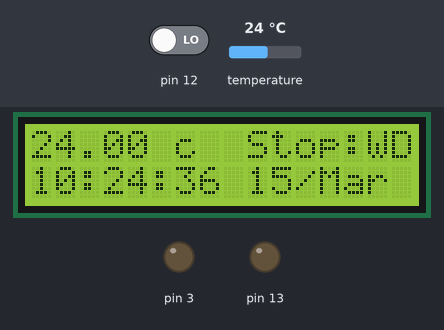
A sketch run on a simulated Arduino Uno, built with avr-gcc and run on an emulated ATmega328P. Parts: 16×2 character LCD, output pins drawn as LEDs (lit = HIGH). Inputs (shaded band) come from the test bench; at power-on: pin 12 LOW, temperature 24 °C. The local clock reads 2024-03-15 10:24:30 at power-on unless the sketch sets it; EEPROM starts erased.

Above: at 6.2 s.
6.3 s: pin 12 driven HIGH
At 7.6 s:
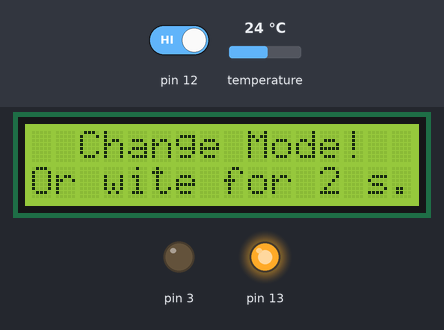
9.9 s: pin 12 driven LOW
At 11.1 s:
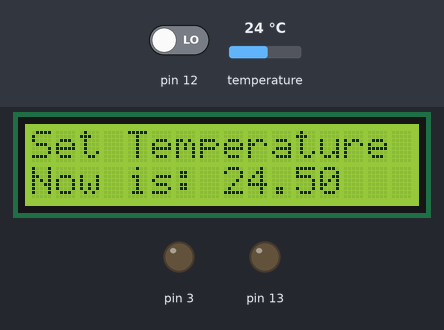
11.4 s: pin 12 driven HIGH
At 14.0 s:
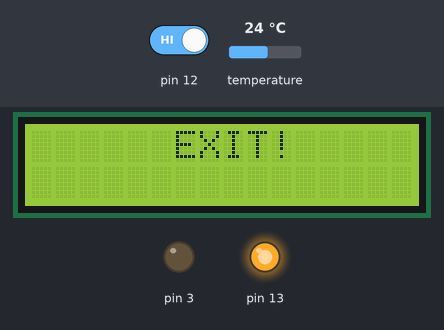
14.9 s: pin 12 driven LOW
At 15.9 s:
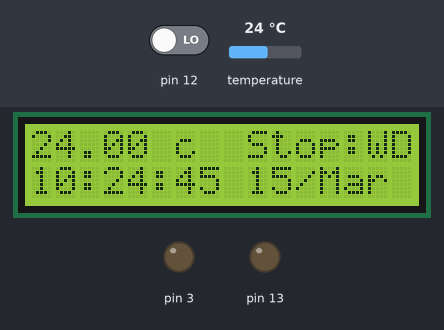
16.6 s: temperature set to 10.4 °C
At 18.9 s:
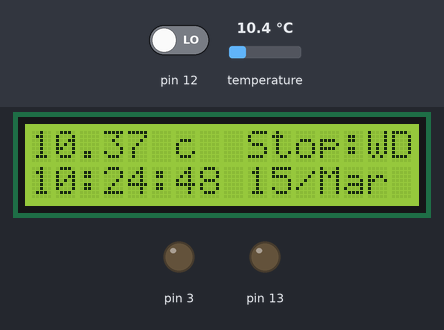
19.8 s: temperature set to 9.2 °C
At 23.0 s:
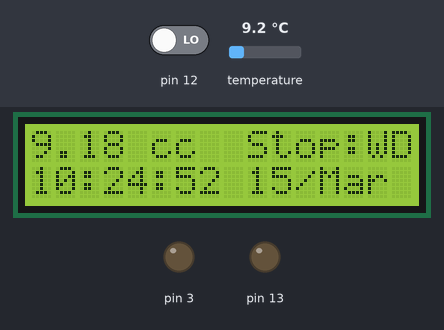
Timing chart, 0 to 24.5 s (numbered marks = the images above; inputs shaded):
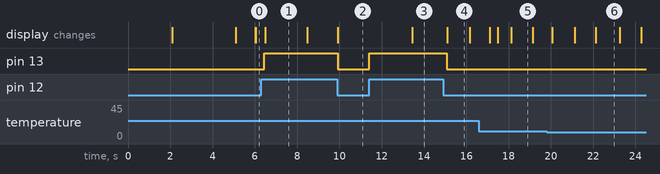

Measured:
- the behaviour switches between 10 and 9.9 °C on temperature (found by bisection; images 5 and 6)
- after the input at 6.3 s, pin 13: LOW → HIGH after 0.13 s; the display: changes after 0.19 s (image 1)
- after the input at 9.9 s, pin 13: HIGH → LOW at once; the display: changes at once (image 2)
- after the input at 11.4 s, pin 13: LOW → HIGH at once; the display: changes after 2.1 s (image 3)
- after the input at 14.9 s, pin 13: HIGH → LOW after 0.19 s; the display: first changes after 0.19 s (image 4 shows a later state)
- after the input at 19.8 s, the display: first changes after 0.26 s (image 6 shows a later state)
- what the display in image 1 shows lasts 2.0 s, from 6.5 s to 8.5 s

The sketch:

PID2.ino
```cpp
/***********************************************************

All works! Добавлен попеременный показ через 5 секунд смены
мощности выхода необходимой температурой.

***********************************************************/


#include <OneWire.h>
#include <PID_v1.h>								// http://playground.arduino.cc/Code/PIDLibrary
#include <LiquidCrystal.h>
#include <EEPROM.h>
#include <Wire.h>
#include <DS1307.h>								// http://goo.gl/Qn0sDw
DS1307 rtc(4, 5);								// RTC на 4 (SDA) и 5 (SCL) ЦИФРОВОЙ!!! ноге;
Time  t;										// Переменная для чтения в нее времени;
byte dayOfWeek, dayOfWeekLast;					// Переменные для запоминания дня недели;
// Инициализируем объект-экран, передаём использованные
// для подключения контакты в порядке:
LiquidCrystal lcd(6, 7, 8, 9, 10, 11);			// RS, E, DB5, DB6, DB7, DB8;

// Установка переменных PID;
double Setpoint, Input, Output;
double aggKp=4, aggKi=0.2, aggKd=1;				// Определяем агрессивные и консервативные параметры PID;
double consKp=1, consKi=0.05, consKd=0.25;
// Определяем указатели и другие параметры PID;
PID myPID(&Input, &Output, &Setpoint, consKp, consKi, consKd, DIRECT);
double gap;										// Переключатель параметров PID;

OneWire  ds(2);									// DS18S20 на ноге 2 и все для него;
byte addr[1][8];
double tempToPID;
int HighByte, LowByte, TReading, Tc_100, Whole, Fract;
char buf[20];
int timeWhenAskTemperature;
bool askTemperature = 0;

int timeWhenBottonPressed;						// Переменные для работы со временем;
int millisNow, timeNow;
byte timePowerFlagStart=0;
byte secNow;
byte printSwitch = 0;

/*************   Режим работы устройства **********************/
byte modeOfOperation = 0;	 					// 0 - автоматический режим, 1 - вкл, 2 - выключен;
byte outPercente;								// Переменная для вывода мощности на вентиляторах;
int eepromAddr = 0;								// Переменная для записи режима и температуры в EEPROM;

enum switchVariants {							// Определения для переключателя в главном цикле;
	READ_TEMPERATURE,
	READ_TIME,
	CHECK_BOTTON,
	THROW_FLAG,
	CHECK_DAY,
	PID_SWITCH_OFF,
	PID_WORK,
};
switchVariants switchPointer = READ_TEMPERATURE;	// С чего начнем цикл;

enum bottonVariants {							// Определения для работы с кнопкой;
	BOTTON_SHORT,
	BOTTON_LONG,
	BOTTON_NOT,
};
bottonVariants botton = BOTTON_NOT;

void setup()
{
	DDRD|= (1<<DDD3);					// Инициализация ножки D3, где сидит вывод ШИМ: Bit3=Out

	// Инициализация таймера 2
	// Источник счета: системная шина
	// Частота: 16000,000 kHz
	// Режим: ШИМ с коррекцией фазы, счет до 255
	// Выход D3: Неинвертированный ШИМ
	// Период таймера: 0,031875 ms
	// Начальный выход(s):
	// Период D3 : 0,031875 ms Ширина импульса: 0 us


	ASSR=(0<<EXCLK) | (0<<AS2);
	TCCR2A=(0<<COM2A1) | (0<<COM2A0) | (1<<COM2B1) | (0<<COM2B0) | (0<<WGM21) | (1<<WGM20);
	TCCR2B=(0<<WGM22) | (0<<CS22) | (0<<CS21) | (1<<CS20);
	TCNT2=0x00;
	OCR2A=0x00;
	OCR2B=0x00;

	rtc.halt(false);							// Запуск часов;
	// Установка часов реального времени, если нужно:
	//rtc.setDOW(WEDNESDAY);					// Установка дня недели,
	//rtc.setTime(12, 0, 0);					// Установка времени 12:00:00 (24hr формат),
	//rtc.setDate(3, 10, 2010);					// Установка даты 3 Октябрь, 2010 г.

	lcd.begin(16, 2);							// Проверим ЖК;
	lcd.print("PID Regulator v4");
	lcd.setCursor(0, 1);
	lcd.print(" by Jiraffe :-)");

	delay(2000);
	lcd.clear();								// Протрем стекло ЖК индикатору;

	ds.search(addr[0]);							// Найдем и запомним адрес DS18B20;

	myPID.SetMode(AUTOMATIC);					// Включим PID и установим режим;

	pinMode(12, INPUT);							// Нога 12 - здесь висит кнопка;
	pinMode(13, OUTPUT);						// Чтобы видеть нажатие кнопки будем зажигать диод на плате;

	modeOfOperation = EEPROM.read(eepromAddr);	// Прочитаем из памяти режим работы;
	if (modeOfOperation >2) {					// Если там чушь (первый запуск) - уйдем в автоматический;
		modeOfOperation = 0;
	}
	Setpoint = (EEPROM.read(eepromAddr+1))+100;	// Прочитаем из памяти необходимую температуру;
	// поскольку там БАЙТ (знач. менее 255) - добавим сотню.
	if (Setpoint>295 || Setpoint < 220) {		// Если там чушь, установим 24,5 градуса.
		Setpoint = 245;
	}

	lcd.setCursor(0, 0);						// Опишем обстановку на ЖК;
	lcd.print("Mode: ");

	switch (modeOfOperation) {
		case 0:
		lcd.print("  Auto");
		break;
		case 1:
		lcd.print("Switch On!");
		break;
		case 2:
		lcd.print("Switch Off");
		break;
	}

	lcd.setCursor(0, 1);
	lcd.print("Set Temp: ");
	lcd.print(Setpoint/10);
	lcd.print("\x99");

	delay(3000);
	lcd.clear();
}

void loop()
{
	switch (switchPointer)							// Все делаем в одном операторе и одной функции;
	{

		/******************************  Измерить температуру  **********************************/
		case READ_TEMPERATURE:
		byte i;
		byte data[12];
		millisNow = millis();						// Узнаем текущее время;

		if ((millisNow - timeWhenAskTemperature) < 0) // Если таймер перешел через ноль, не даем зависнуть;
		{
			timeWhenAskTemperature = millisNow;
		}

		if (!askTemperature) {						// Если не запрашивали температуру с датчика - запросим;

			ds.reset();								// Ниже - стандартная процедура чтения датчика;
			ds.select(addr[0]);
			ds.write(0x44,1);						// Старт расчетов датчика;
			askTemperature = true;					// Подъем флага - температура запрошена!
			timeWhenAskTemperature = millisNow;		// Запомним время запроса температуры;
		}

		// Нужна задержка для расчета 850 миллисекунд, алгоритм ниже ее реализует;

		if (askTemperature & (millisNow-timeWhenAskTemperature) >850) {	// Если температура запрошена и прошло более 850 мс
			ds.reset();
			ds.select(addr[0]);
			ds.write(0xBE);							// Указание на будущее чтение;

			for ( i = 0; i < 9; i++) {				// Читаем 9 bytes;
				data[i] = ds.read();
			}

			LowByte = data[0];
			HighByte = data[1];
			TReading = (HighByte << 8) + LowByte;
			Tc_100 = (6 * TReading) + TReading / 4;	// Стандартная операция пересчета для DS18b20 (100 * 0.0625) или 6.25;
			tempToPID = (double) Tc_100/100;

			lcd.setCursor(0, 0);					// Печатаем на ЖК;
			lcd.print(tempToPID);
			lcd.print("\x99""c");

			Input = tempToPID*10;					// Пишем текущую (тепературу х 10) в переменную для передачи в PID;
			askTemperature = false;					// Сбросили флаг о запросе температуры;
		}

		switchPointer = READ_TIME;						// Шагаем дальше;

		break;

		/******************************  Считать время и напечатать его  ******************************/

		case READ_TIME:

		t = rtc.getTime();						// Читаем комплект информации о времени;
		dayOfWeek = (byte) t.dow;				// Пишем в переменную значение дня недели для передачи по этапу;
		secNow = (byte) t.sec;
		if (modeOfOperation < 2) {
			lcd.setCursor(0, 1);				// Печатаем время на ЖК;
			lcd.print(rtc.getTimeStr());
			lcd.print(" ");
			lcd.print(t.date, DEC);
			lcd.print("/");
			lcd.print(rtc.getMonthStr(FORMAT_SHORT));
			lcd.print(" ");						// Почистим 14(15) знакоместо;


		}
		else {
			lcd.setCursor(8, 0);				// Печатаем время на ЖК;
			lcd.print(rtc.getTimeStr());

			lcd.setCursor(0, 1);
			lcd.print("   ");
			lcd.print(rtc.getDateStr());
			lcd.print(" ""\x8D");				// Почистим 14(15) знакоместо;

		}

		switchPointer = CHECK_BOTTON;			// Идем дальше;

		break;


		/****************************  Проверить нажатие кнопки и режим СТОП ************************************/
		case CHECK_BOTTON:

		if (digitalRead(12) == 1) {				// Стандартная проверка с антидребезгом;
			digitalWrite(13,1);					// Зажжем диод на плате для наглядности;
			delay(50);							// Ждем для устранения дребезга;

			if (digitalRead(12) == 1) {			// Проверяем еще раз;
				timeWhenBottonPressed = millis();	// Запоминаем время нажатия кнопки;
				lcd.clear();						// Пишем, что занялись изменением режима;
				lcd.print("  Change Mode!");
				lcd.setCursor(0, 1);
				lcd.print("Or wite for 2 s.");
				while (digitalRead(12) == 1) {		// Ждем отпускания кнопки;
					timeNow = millis();				// И засекаем время;
					if (timeNow - timeWhenBottonPressed >2000) {	// Если две секунды не отпустили,
						lcd.setCursor(0, 0);
						lcd.clear();				// Чистим ЖК и обещаем изменить температуру;
						lcd.print("  Change Temp!");
						delay(200);
					}
				}
				digitalWrite(13,0);					// Гасим диод на плате;

				if (timeNow - timeWhenBottonPressed > 2000) {
					botton = BOTTON_LONG;			// Было долгое нажатие кнопки - больше 2 с.
				}
				else {
					botton = BOTTON_SHORT;			// Было короткое нажатие - менее 2 с.
				}
			}
		}

		switch (botton) {						// Здесь выбираем что менять;

			case BOTTON_LONG:					// При долгом нажатии,
			changeTemperature();			// Идем в подпрограмму смены температуры;
			EEPROM.write(eepromAddr+1, (byte) (Setpoint-100));	// По возвращению пишем температуру в память,
			// за минусом 100 - в память (байт) записывается число максимум 255
			botton = BOTTON_NOT;
			break;

			case BOTTON_SHORT:					// При коротком нажатии;

			modeOfOperation++;				// Следующий режим работы;
			if (modeOfOperation > 2) {		// Если выщли за границы дозволенного режима,
				modeOfOperation = 0;		// возвращаемся;
			}
			if (dayOfWeek>5 && modeOfOperation == 1) {	// Если суббота или воскресенье
				modeOfOperation=2;			// Пропускаем режим принудительного запуска;
			}
			EEPROM.write(eepromAddr, (byte) modeOfOperation);	// Пишем режим в память;
			lcd.clear();
			botton = BOTTON_NOT;
			break;

			case BOTTON_NOT:
			break;
		}


		if (modeOfOperation == 2) {
			switchPointer = READ_TEMPERATURE;			// Если установился/установлен режим СТОП - уходим в начало;
			OCR2B=0x00;									// Пишем ноль в регистр сравнения Таймера - останавливаем ШИМ
		}

		else switchPointer = THROW_FLAG;				// Нет режима СТОП - идем дальше;

		break;

		/***************************  Сбросить флаг принудительной работы ********************************/
		case THROW_FLAG:								// Если в средине недели система была принудительно запущена,
		// или в выходные это произошло случайно, она перейдет в автоматический режим
		// с началом субботы или понедельника;
		if ((dayOfWeek == 6 && dayOfWeekLast == 5) || (dayOfWeek == 1 && dayOfWeekLast == 7)  ) {
			modeOfOperation = 0;
			EEPROM.write(eepromAddr, (byte) modeOfOperation);	// Пишем режим в память;
		}
		dayOfWeekLast = dayOfWeek;						// Запомним прошлое значение дня;
		switchPointer = CHECK_DAY;						// Шагаем дальше;

		break;

		/*************************** Проверить день недели и решить что делать ************************/
		case CHECK_DAY:
		if (dayOfWeek == 6 || dayOfWeek == 7 || modeOfOperation == 1) {
			switchPointer = PID_WORK;
		}
		else switchPointer = PID_SWITCH_OFF;

		break;

		/************************ Остановить PID ******************************************************/
		case PID_SWITCH_OFF:
		//analogWrite(3,0);					// Останавливаем ШИМ;
		OCR2B=0x00;							// Пишем ноль в регистр сравнения Таймера - останавливаем ШИМ

		lcd.setCursor(7,0);					// Извещаем об этом ЖК: Стоим (Stop): (W)Рабочй (D)День.
		lcd.print("  Stop:WD");
		switchPointer = READ_TEMPERATURE;
		break;

		/************************** Запустить PID управление ******************************************/
		case PID_WORK:
		gap = abs(Setpoint-Input);			// Разность с желаемой температурой (умноженная на 10, т.е. 0.5 градуса);
		if(gap<5) {							// Мы недалеко и используем консервативные параметры;
			myPID.SetTunings(consKp, consKi, consKd);
		}

		else {								// Мы далеко, используем агрессивные параметры;
			myPID.SetTunings(aggKp, aggKi, aggKd);
		}

		myPID.Compute();

		if (Output>25) {					// Чтобы лишний раз не дергать моторки, здесь - 10% мощности
			OCR2B=Output;					// Пишем число в регистр сравнения таймера - заполение ШИМ
		}
		else {
			OCR2B=0;
		}

		outPercente = (byte)(Output/255*100);// Считаем в процентах мощность вывода ШИМ;

		if (!(secNow%5) && timePowerFlagStart ) {

			if (printSwitch == 0) {
				printSwitch = 1;
			}

			else {
				printSwitch = 0;
			}

			timePowerFlagStart =0;
		}
		if (secNow%5) {
			timePowerFlagStart = 1;
		}

				switch (printSwitch )
									{
										case 0:
											if (outPercente<100 && outPercente >9) {// Чистим знакоместа при переходе выхода от 100 до < 10
												lcd.setCursor(15,0);
												lcd.print(" ");
											}

											if (outPercente<10) {
												lcd.setCursor(14,0);
												lcd.print("  ");
											}
											lcd.setCursor(8,0);					// Печатаем на ЖК;
											lcd.print("Out=");
											lcd.setCursor(12,0);
											lcd.print(outPercente);
											lcd.print("%");

										break;

										case 1:
											lcd.setCursor(8,0);					// Печатаем на ЖК;
											lcd.print("Get ");
											lcd.setCursor(12,0);
											lcd.print(Setpoint/10);
											lcd.print("%");

										break;

										default:
										break;
									}


		switchPointer = READ_TEMPERATURE;	// Уходим в начало цикла;
		break;

		/****************************** По умолчанию ****************************************************/
		default:
		switchPointer = READ_TEMPERATURE;
		break;
	}
}


void changeTemperature (void) {					// Подпрограмма смены референсной температуры;
	byte a = 1;									// Переменная, чтобы зациклить чтение кнопки;

	lcd.clear();								// Напечатем, какую температуру держим сейчас;
	lcd.print("Set Temperature");
	lcd.setCursor(0, 1);
	lcd.print("Now is: ");
	lcd.print(Setpoint/10);

	while (a) {

		if (digitalRead(12) == 1) {				// Стандартная проверка с антидребезгом;
			digitalWrite(13,1);					// Зажжем диод на плате для наглядности;
			delay(50);							// Ждем для устранения дребезга;

			if (digitalRead(12) == 1) {			// Проверяем еще раз;
				timeWhenBottonPressed = millis(); // Запоминаем время;
			}

			do {								// Пока нажата кнопка;
				timeNow = millis();				// Читаем время;
				if ((timeNow - timeWhenBottonPressed) > 2000) { // И если одо дольше 2 с.
					lcd.clear();				// Обещаем ЖК выйти из режима изменения температуры;
					lcd.setCursor(0, 0);
					lcd.print("      EXIT!     ");
					delay(200);
				}
			} while (digitalRead(12) == 1);

			digitalWrite(13,0);					// Гасим диод на плате;

			if ((timeNow - timeWhenBottonPressed) > 2000) { // Если нажатие было больше 2 с
				a = 0;							// Выходим из цикла и валим из подпрограммы;
			}
			else {								// Иначе
				Setpoint +=5;					// Увеличиваем температуру на 0.5 градуса;
				if (Setpoint == 300) {			// И если достигли 30 градусов
					Setpoint = 220;				// Начинаем заново, с 22 градусов;
				}
				lcd.setCursor(8, 1);			// Известим ЖК о достигнутых результатах;
				lcd.print(Setpoint/10);
			}
		}
	}

	lcd.clear();								// Почистимся и назад;
	return;
}
```
